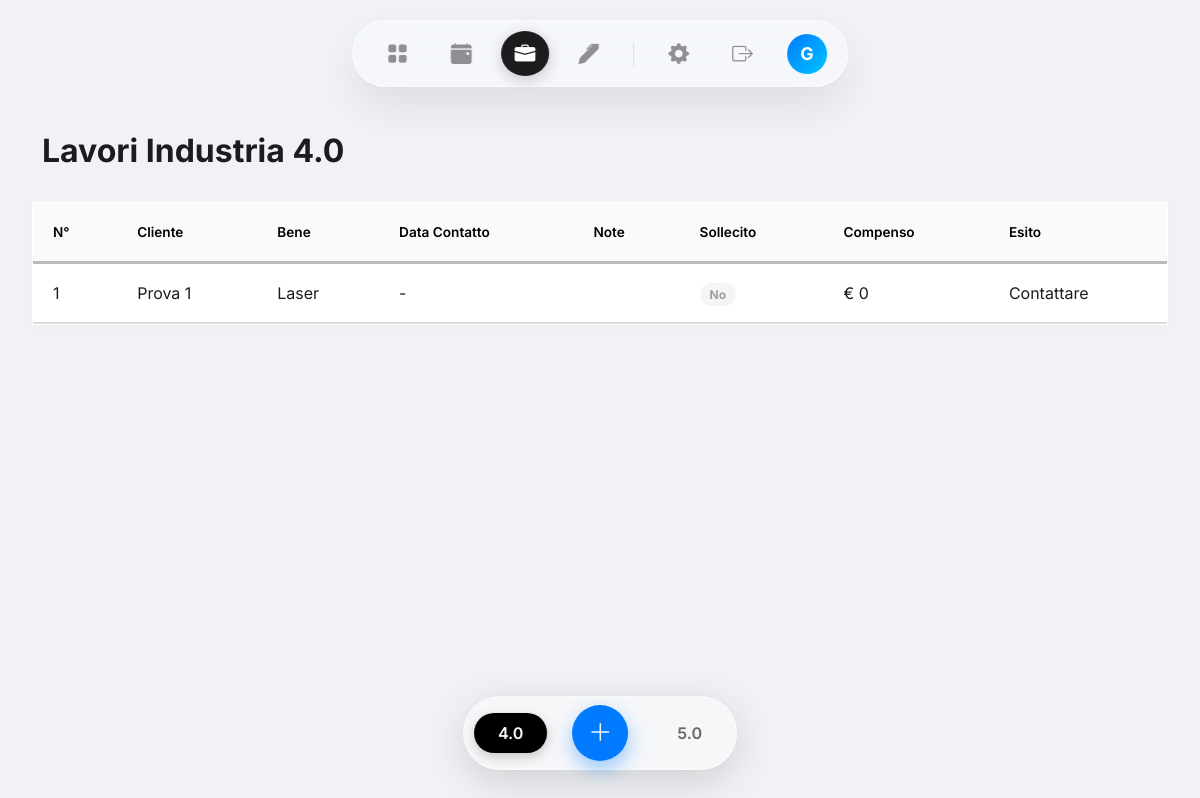
The app's page /lavori (signed in), older data.
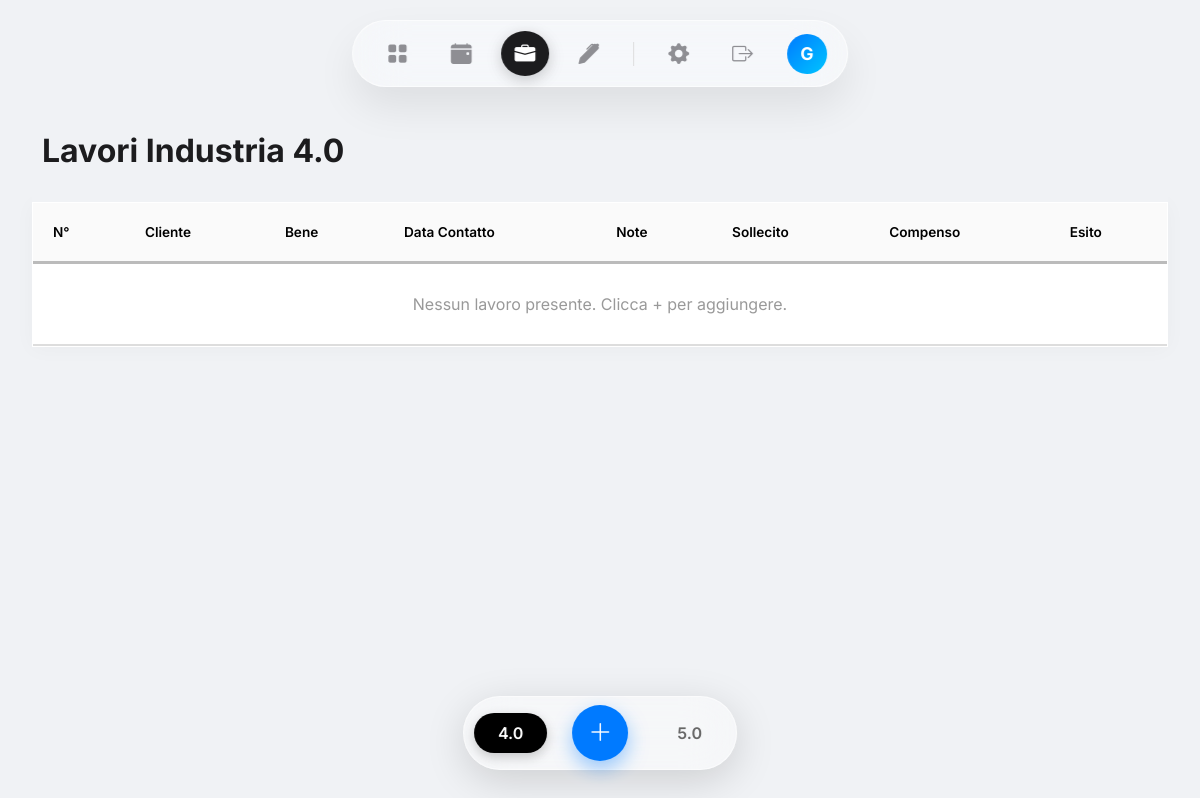
The same page, newer data.
### app/models.py (models this page shows, shortened)
class User(UserMixin, db.Model):
    id = db.Column(db.Integer, primary_key=True)
    username = db.Column(db.String(64), unique=True, index=True)
    password_hash = db.Column(db.String(128))
    role = db.Column(db.String(20), default='base')
    admin_view_mode = db.Column(db.String(20), default='standard')

class Lavoro40(db.Model):
    id = db.Column(db.Integer, primary_key=True)
    numero = db.Column(db.Integer)
    cliente = db.Column(db.String(100))
    bene = db.Column(db.String(200))
    contattato = db.Column(db.Boolean, default=False)
    data_contatto = db.Column(db.Date, nullable=True)
    note = db.Column(db.Text)
    esito = db.Column(db.String(50))
    sollecito = db.Column(db.Boolean, default=False)
    compenso = db.Column(db.Float, default=0.0)
    created_at = db.Column(db.DateTime, default=datetime.utcnow)

### app/routes/main_routes.py (the view)
@bp.route('/lavori')
@login_required
def lavori():
    if current_user.role == 'admin':
        return redirect(url_for('main.lavori_admin'))
    tipo_lavoro = request.args.get('tipo', '40')
    if tipo_lavoro == '50':
        items = Lavoro50.query.all()
    else:
        items = Lavoro40.query.all()
    return render_template('main/lavori.html', items=items, tipo=tipo_lavoro)

### app/templates/main/lavori.html (shortened to what this page needs)
{% extends "base.html" %}
{% block content %}
<div class="header-section">
    <h1>Lavori Industria {{ "5.0" if tipo == '50' else "4.0" }}</h1>
</div>
<div class="table-container oneui-card">
    <table class="oneui-table">
    <thead>
        <tr>
            <th>N°</th>
            <th>Cliente</th>
            <th>Bene</th>
            {% if tipo == '40' %}
                <th>Data Contatto</th>
                <th>Note</th>
                <th>Sollecito</th>
                <th>Compenso</th>
                <th>Esito</th>
            {% else %}
                <th>Ex-Ante</th>
                <th>20%</th>
                <th>Ex-Post</th>
                <th>Note</th>
                <th>Codice</th>
            {% endif %}
            </tr>
    </thead>
    <tbody>
        {% for item in items %}
        <tr oncontextmenu="showContextMenu(event,
            '{{ item.id }}',
            '{{ tipo }}',
            '{{ item.cliente }}',
            '{{ item.bene }}',
            '{{ item.note|replace('\r', '')|replace('\n', ' ')|escape }}',
            '{{ 'true' if item.contattato else 'false' }}',
            '{{ item.data_contatto }}',
            '{{ item.esito if tipo=='40' else '' }}',
            '{{ item.compenso if tipo=='40' else '' }}',
            '{{ item.codice if tipo=='50' else '' }}'
        )">
            <td>{{ item.numero }}</td>
            <td>{{ item.cliente }}</td>
            <td>{{ item.bene }}</td>
            {% if tipo == '40' %}
                <td>
                    {% if item.data_contatto %}
                        {{ item.data_contatto.strftime('%d/%m/%Y') }}
                    {% else %}
                        -
                    {% endif %}
                </td>
                <td class="text-truncate">{{ item.note }}</td>
                <td>
                    <span class="badge {{ 'red' if item.sollecito else 'grey' }}">
                        {{ 'Sì' if item.sollecito else 'No' }}
                    </span>
                </td>
                <td>€ {{ item.compenso or 0 }}</td>
                <td><span class="status-pill">{{ item.esito }}</span></td>
            {% endif %}
        </tr>
        {% else %}
        <tr>
            <td colspan="10" style="text-align:center; color:#999; padding: 30px;">
                Nessun lavoro presente. Clicca + per aggiungere.
            </td>
        </tr>
        {% endfor %}
    </tbody>
</table>
</div>
<div style="height: 100px;"></div>
<div class="bottom-floating-bar">
    <a href="{{ url_for('main.lavori', tipo='40') }}" class="pill-switch {{ 'active' if tipo == '40' }}">
        4.0
    </a>
	<button class="btn-add-circle" onclick="openModal('{{ tipo }}')">
		<i class="bi bi-plus-lg"></i>
	</button>
    <a href="{{ url_for('main.lavori', tipo='50') }}" class="pill-switch {{ 'active' if tipo == '50' }}">
        5.0
    </a>
</div>
{% endblock %}

### app/templates/base.html (shortened to what this page needs)
<!DOCTYPE html>
<html lang="it">
<head>
    <link rel="stylesheet" href="{{ url_for('static', filename='css/style.css') }}">
    <link rel="stylesheet" href="https://cdn.jsdelivr.net/npm/bootstrap-icons@1.11.3/font/bootstrap-icons.min.css">
</head>
<body>
    <nav class="floating-nav">
        <a href="{{ url_for('main.dashboard') }}" class="nav-item {% if request.endpoint == 'main.dashboard' %}active{% endif %}" title="Dashboard">
            <i class="bi bi-grid-fill"></i>
        </a>
		<a href="{{ url_for('main.calendario') }}" class="nav-item {% if request.endpoint == 'main.calendario' %}active{% endif %}" title="Calendario">
			<i class="bi bi-calendar-event-fill"></i>
		</a>
		{% if current_user.role == 'admin' %}
            <a href="{{ url_for('main.lavori_admin') }}" class="nav-item {% if request.endpoint == 'main.lavori_admin' %}active{% endif %}" title="Amministrazione Lavori">
                <i class="bi bi-briefcase-fill"></i>
            </a>
        {% else %}
            <a href="{{ url_for('main.lavori') }}" class="nav-item {% if request.endpoint == 'main.lavori' %}active{% endif %}" title="I miei Lavori">
                <i class="bi bi-briefcase-fill"></i>
            </a>
        {% endif %}
		{% if current_user.role == 'admin' %}
            {% if current_user.admin_view_mode == 'extra2' %}
            <a href="{{ url_for('main.lavori_focus') }}" class="nav-item {% if request.endpoint == 'main.lavori_focus' %}active{% endif %}" title="Focus View">
                <i class="bi bi-eye-fill"></i> </a>
            {% endif %}
        {% else %}
            <a href="https://progettofirme.pythonanywhere.com/" target="_blank" class="nav-item" title="Firma">
                <i class="bi bi-pen-fill"></i>
            </a>
        {% endif %}
		<a href="{{ url_for('main.impostazioni') }}" class="nav-item {% if request.endpoint == 'main.impostazioni' %}active{% endif %}" title="Impostazioni">
			<i class="bi bi-gear-fill"></i>
		</a>
		<a href="{{ url_for('auth.logout') }}" class="nav-item" title="Esci">
            <i class="bi bi-box-arrow-right"></i>
        </a>
        <div class="nav-profile">
            <div class="avatar-circle">
                {{ current_user.username[0] }} </div>
        </div>
    </nav>
    <div class="main-content">
        {% block content %}{% endblock %}
    </div>
</body>
</html>

### app/static/css/style.css (style rules this page uses)
:root { --bg-color: #F0F2F5; --primary: #007AFF; --fe-green: #00A651; --text-dark: #1C1C1E; --glass-bg: rgba(255, 255, 255, 0.85); --glass-border: 1px solid rgba(255, 255, 255, 0.6); --shadow-soft: 0 8px 32px rgba(0, 0, 0, 0.05); }
body { font-family: 'Inter', sans-serif; margin: 0; padding: 0; background-color: var(--bg-color); color: var(--text-dark); }
.main-content { padding-top: 100px; padding-left: 2rem; padding-right: 2rem; max-width: 1200px; margin: 0 auto; }
.floating-nav { position: fixed; top: 20px; left: 50%; transform: translateX(-50%); background: rgba(255, 255, 255, 0.4); backdrop-filter: blur(25px) saturate(180%); -webkit-backdrop-filter: blur(25px) saturate(180%); padding: 10px 20px; border: 1px solid rgba(255, 255, 255, 0.8); border-radius: 50px; box-shadow: 0 20px 40px rgba(0,0,0,0.08); border: 1px solid rgba(255,255,255,0.6); display: flex; align-items: center; gap: 15px; z-index: 1000; }
.nav-item { color: #8e8e93; font-size: 1.3rem; padding: 10px 14px; border-radius: 50%; transition: all 0.3s cubic-bezier(0.25, 0.8, 0.25, 1); display: flex; align-items: center; justify-content: center; position: relative; cursor: pointer; }
.nav-item::after { content: attr(title); position: absolute; bottom: -45px; left: 50%; transform: translateX(-50%) translateY(-8px); background: rgba(0, 0, 0, 0.9); backdrop-filter: blur(10px); -webkit-backdrop-filter: blur(10px); color: white; padding: 10px 16px; border-radius: 12px; font-size: 0.8rem; font-weight: 500; white-space: nowrap; opacity: 0; pointer-events: none; transition: opacity 0.25s cubic-bezier(0.4, 0, 0.2, 1), transform 0.25s cubic-bezier(0.4, 0, 0.2, 1); z-index: 10000; box-shadow: 0 8px 24px rgba(0, 0, 0, 0.25); letter-spacing: 0.3px; }
.nav-item.active { background-color: var(--text-dark); color: #fff; box-shadow: 0 4px 15px rgba(0,0,0,0.2); }
.nav-profile { margin-left: 5px; }
.avatar-circle { width: 40px; height: 40px; background: linear-gradient(135deg, #007AFF, #00C6FF); color: white; border-radius: 50%; display: flex; align-items: center; justify-content: center; font-weight: bold; font-size: 1.1rem; cursor: pointer; }
.header-section { position: -webkit-sticky; position: sticky; top: 0; z-index: 900; background-color: #F0F2F5 !important; padding-top: 10px; padding-bottom: 10px; padding-left: 10px; transition: all 0.3s ease; }
.oneui-card { background: #fff; border-radius: 26px; padding: 24px; box-shadow: 0 2px 20px rgba(0,0,0,0.03); border: 1px solid rgba(255,255,255,0.5); transition: transform 0.2s; }
.table-container.oneui-card { border-radius: 0; }
.table-container { overflow-x: auto; padding: 0; border-radius: 0; }
.oneui-table tbody tr:last-child td { border-bottom: 2px solid #ddd; }
.table-container { padding-bottom: 0 !important; }
.oneui-table { width: 100%; border-collapse: collapse; min-width: 600px; }
.oneui-table th { text-align: left; padding: 18px 20px; background-color: #fafafa; color: #000; font-weight: 600; font-size: 0.85rem; border-bottom: 3px solid #bbb; }
.oneui-table td { padding: 16px 20px; border-bottom: 2px solid #ddd; color: var(--text-dark); }
.oneui-table tr:last-child td { border-bottom: 2px solid #ddd; }
.bottom-floating-bar { position: fixed; bottom: 30px; left: 50%; transform: translateX(-50%); background: rgba(255, 255, 255, 0.4); backdrop-filter: blur(25px); -webkit-backdrop-filter: blur(25px); padding: 8px 10px; border-radius: 100px; box-shadow: 0 10px 40px rgba(0,0,0,0.15); border: 1px solid rgba(255,255,255,0.5); display: flex; align-items: center; gap: 15px; z-index: 1000; }
.pill-switch { text-decoration: none; color: #666; font-weight: 600; padding: 10px 24px; border-radius: 30px; transition: all 0.3s ease; }
.pill-switch.active { background-color: #000; color: #fff; box-shadow: 0 4px 12px rgba(0,0,0,0.2); }
.btn-add-circle { width: 56px; height: 56px; background: var(--primary); color: white; border: none; border-radius: 50%; font-size: 1.5rem; cursor: pointer; display: flex; align-items: center; justify-content: center; box-shadow: 0 8px 20px rgba(0, 122, 255, 0.4); transition: transform 0.2s cubic-bezier(0.34, 1.56, 0.64, 1); margin: 0 10px; }
.oneui-table tr { height: 60px; }

Row changes from the older to the newer data that the page shows:
removed Lavoro40: numero "1", cliente "Prova 1", bene "Laser", sollecito "No", compenso "0", esito "Contattare"
Text that changed along with them:
text now shown: "Nessun lavoro presente. Clicca + per aggiungere."
